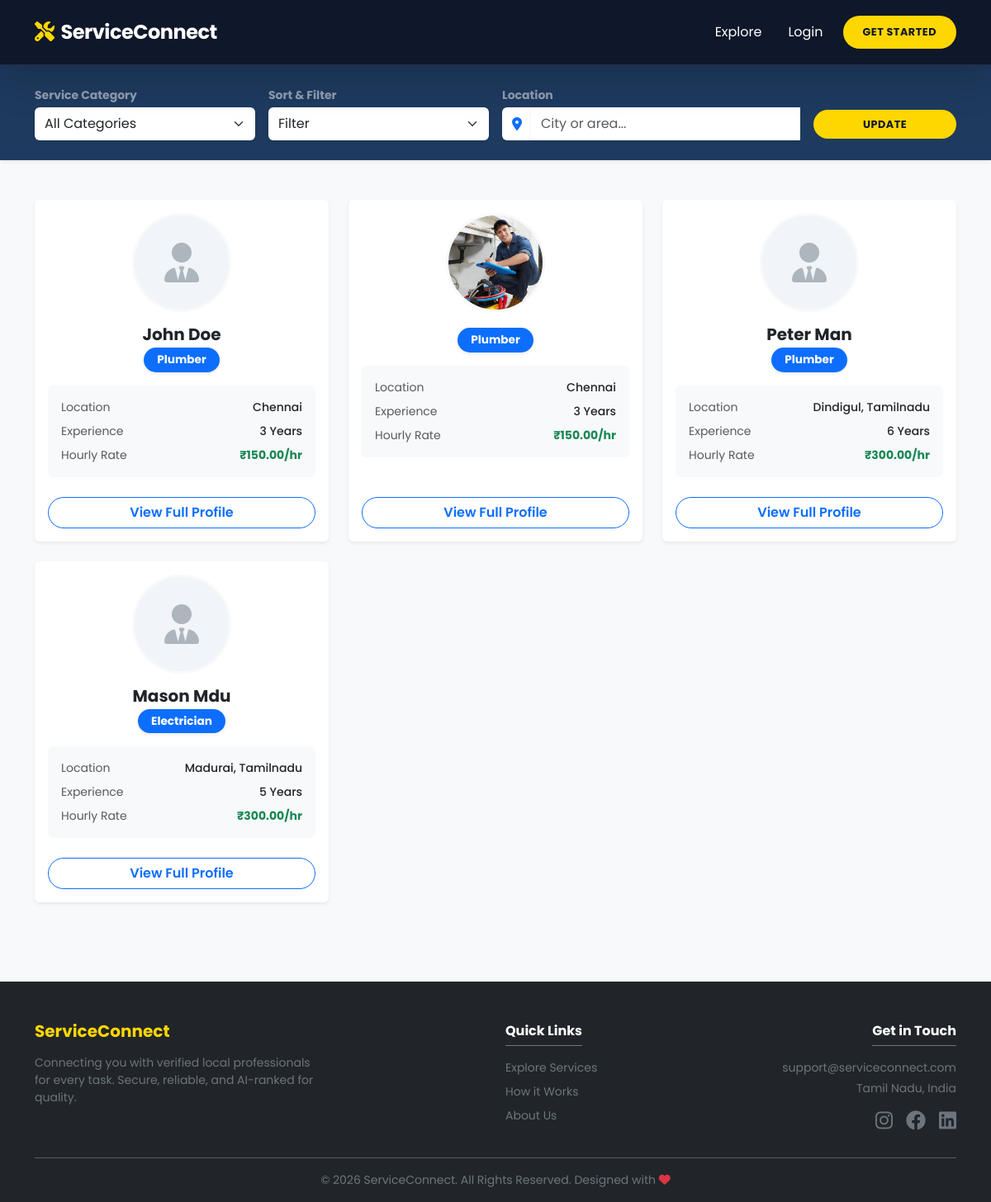
/search/, run on an earlier commit of the app's database.
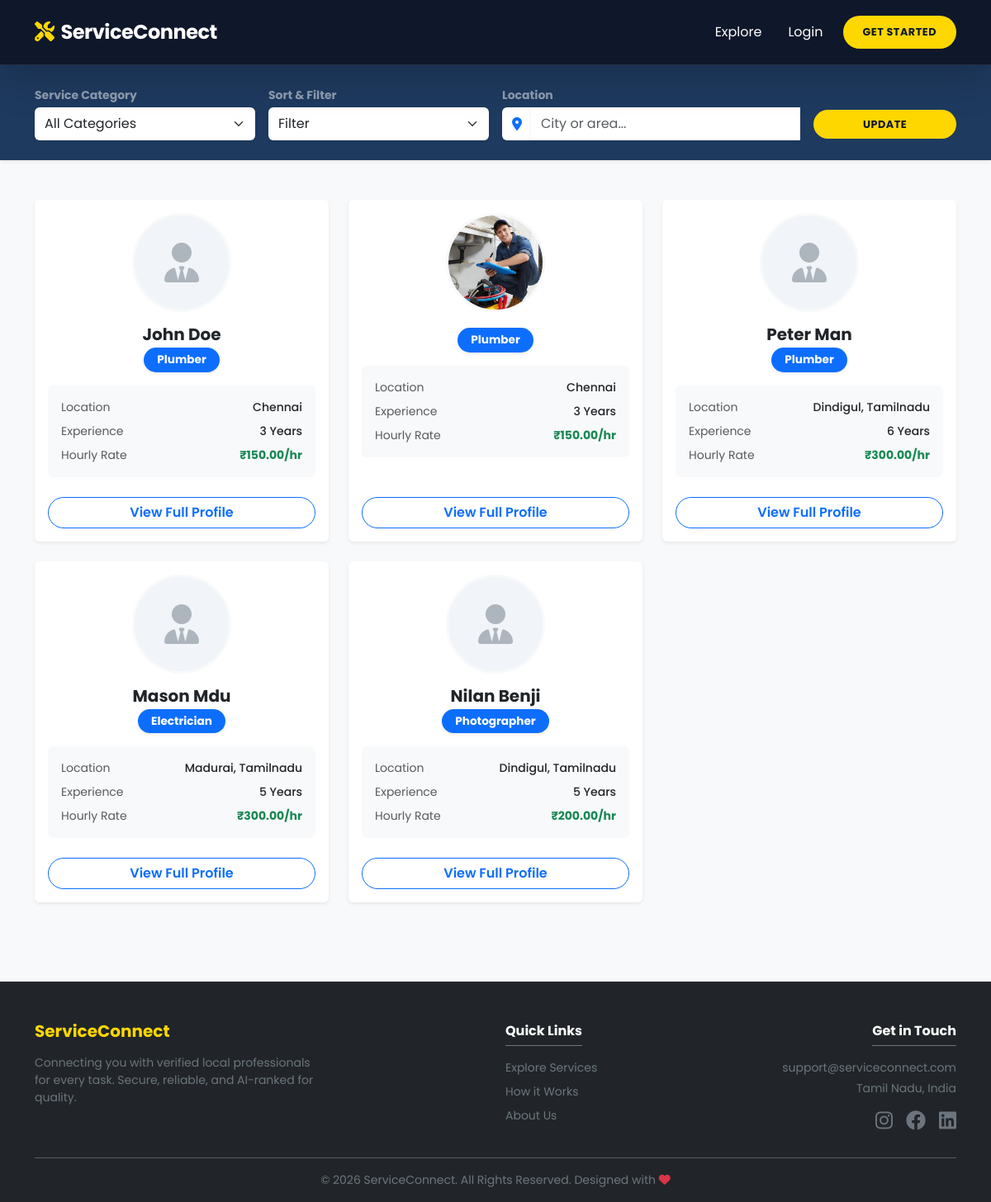
And on a later commit of the database.
### accounts/models.py (models this page shows, shortened)
class ServiceProvider(models.Model):
    user = models.OneToOneField(User, on_delete=models.CASCADE, related_name='provider_profile')
    service_category = models.CharField(max_length=100)
    location = models.CharField(max_length=100)
    latitude = models.FloatField(null=True, blank=True)
    longitude = models.FloatField(null=True, blank=True)
    bio = models.TextField()
    experience_years = models.PositiveIntegerField()
    hourly_rate = models.DecimalField(max_digits=8, decimal_places=2)
    profile_picture = models.ImageField(upload_to='provider_pics/', blank=True, null=True)
    is_verified = models.BooleanField(default=True)
    recommendation_score = models.DecimalField(max_digits=3, decimal_places=2, default=0.0)

### services/views.py (the view)
# urls.py: path('search/', views.search_providers, name='search'),
def search_providers(request):
    category_query = request.GET.get('category', '')
    location_query = request.GET.get('location', '')
    filter_by = request.GET.get('filter_by', '')
    user_lat = request.GET.get('user_lat')
    user_lng = request.GET.get('user_lng')
    providers = ServiceProvider.objects.all()
    if category_query:
        providers = providers.filter(service_category=category_query)
    if location_query and not (user_lat and user_lng):
        providers = providers.filter(location__icontains=location_query)
    if "top_rated" in filter_by:
        providers = providers.annotate(avg_rating=Avg('received_reviews__rating'))
    providers_list = list(providers)
    if "nearby" in filter_by:
        if user_lat and user_lng:
            try:
                u_lat, u_lng = float(user_lat), float(user_lng)
                for p in providers_list:
                    if p.latitude is not None and p.longitude is not None:
                        p.distance_km = round(haversine(u_lat, u_lng, p.latitude, p.longitude), 1)
                    else:
                        p.distance_km = None
                if filter_by == "nearby_top_rated":
                    providers_list.sort(key=lambda x: (x.distance_km is None, x.distance_km, -(x.avg_rating or 0)))
                else:
                    providers_list.sort(key=lambda x: (x.distance_km is None, x.distance_km))
            except (ValueError, TypeError):
                pass
    elif filter_by == "top_rated":
        providers_list.sort(key=lambda x: (getattr(x, 'avg_rating', None) is None, -(getattr(x, 'avg_rating', 0) or 0)))
    else:
        providers_list.sort(key=lambda x: -x.recommendation_score)
    context = {
        'providers': providers_list,
        'category': category_query,
        'location': location_query,
        'filter_by': filter_by,
        'user_lat': user_lat,
        'user_lng': user_lng,
        'SERVICE_CATEGORIES': get_dynamic_categories(), # CHANGED HERE
    }
    return render(request, 'services/search_results.html', context)

### services/views.py (called while the page is built)
def get_dynamic_categories():
    try:
        db_cats = ServiceProvider.objects.exclude(service_category='').values_list('service_category', flat=True).distinct()
    except Exception:
        db_cats = []
    default_cats = ['plumber', 'electrician', 'cleaner', 'tutor', 'carpenter', 'painter', 'mechanic']
    all_cats = sorted(list(set(default_cats) | set(db_cats)))
    return [(cat.lower(), cat.title()) for cat in all_cats]

### templates/services/search_results.html (shortened to what this page needs)
{% extends 'base.html' %}
{% load static %}
{% block content %}
<section class="py-4 shadow-sm mb-5" style="background-color: #1E3A5F;">
    <div class="container">
        <form action="{% url 'search' %}" method="GET" class="row g-3 align-items-center">
            <div class="col-md-3">
                <label class="form-label text-white-50 small fw-bold mb-1">Service Category</label>
                <select name="category" class="form-select border-0 shadow-sm py-2">
                    <option value="">All Categories</option>
                </select>
            </div>
            <div class="col-md-3">
                <label class="form-label text-white-50 small fw-bold mb-1">Sort & Filter</label>
                <select name="filter_by" class="form-select border-0 shadow-sm py-2">
                    <option value="">Filter</option>
                </select>
            </div>
            <div class="col-md-4">
                <label class="form-label text-white-50 small fw-bold mb-1">Location</label>
                <div class="location-wrapper">
                    <div class="input-group">
                        <span class="input-group-text border-0 bg-white"><i class="fa-solid fa-location-dot text-primary"></i></span>
                        <input type="text" name="location" id="locationInput" class="form-control border-0 shadow-sm py-2" placeholder="City or area..." value="{{ location }}" autocomplete="off">
                    </div>
                </div>
            </div>
            <div class="col-md-2">
                <label class="form-label d-none d-md-block mb-1">&nbsp;</label>
                <button type="submit" class="btn btn-primary-custom w-100 py-2 fw-bold">Update</button>
            </div>
        </form>
    </div>
</section>
<div class="container mb-5">
    <div class="row g-4">
        {% for provider in providers %}
        <div class="col-md-6 col-lg-4">
            <div class="card h-100 shadow-sm border-0 p-3 provider-card-clean position-relative">
                {% if provider.profile_picture %}
                    <img src="{{ provider.profile_picture.url }}" class="provider-profile-pic" alt="{{ provider.user.get_full_name }}">
                {% else %}
                    <div class="provider-profile-pic placeholder-avatar mx-auto"><i class="fa-solid fa-user-tie fa-3x"></i></div>
                {% endif %}
                <h5 class="fw-bold mb-1 text-center">{{ provider.user.get_full_name }}</h5>
                <div class="text-center mb-3">
                    <span class="badge bg-primary text-white px-3 py-2 rounded-pill shadow-sm" style="font-size: 0.85rem;">
                        {{ provider.service_category|title }}
                    </span>
                </div>
                <div class="w-100 text-start small mb-4 bg-light p-3 rounded">
                    <div class="d-flex justify-content-between mb-2"><span class="text-muted">Location</span><span class="fw-medium">{{ provider.location }}</span></div>
                    <div class="d-flex justify-content-between mb-2"><span class="text-muted">Experience</span><span class="fw-medium">{{ provider.experience_years }} Years</span></div>
                    <div class="d-flex justify-content-between mb-0"><span class="text-muted">Hourly Rate</span><span class="text-success fw-bold">₹{{ provider.hourly_rate }}/hr</span></div>
                </div>
                <a href="{% url 'provider_profile' provider.id %}" class="btn btn-outline-primary rounded-pill w-100 fw-semibold mt-auto">View Full Profile</a>
            </div>
        </div>
        {% endfor %}
    </div>
</div>
{% endblock %}

What changed in the data, as far as the page shows it:
added ServiceProvider: user.get_full_name "Nilan Benji", service_category "Photographer", location "Dindigul, Tamilnadu", experience_years "5", hourly_rate "200.00"
